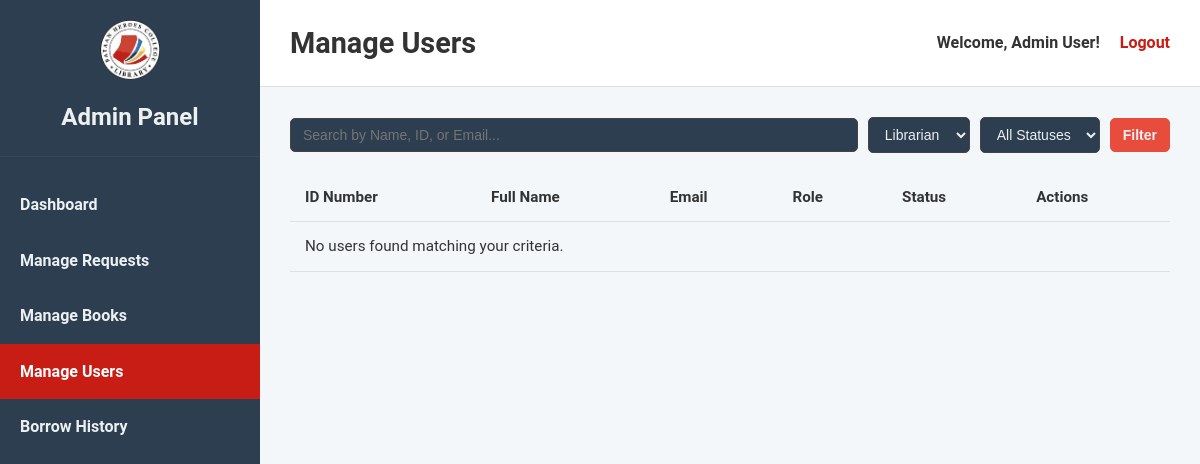
Page /frontend/manage_users.php?role=librarian (signed in) on the earlier database version.
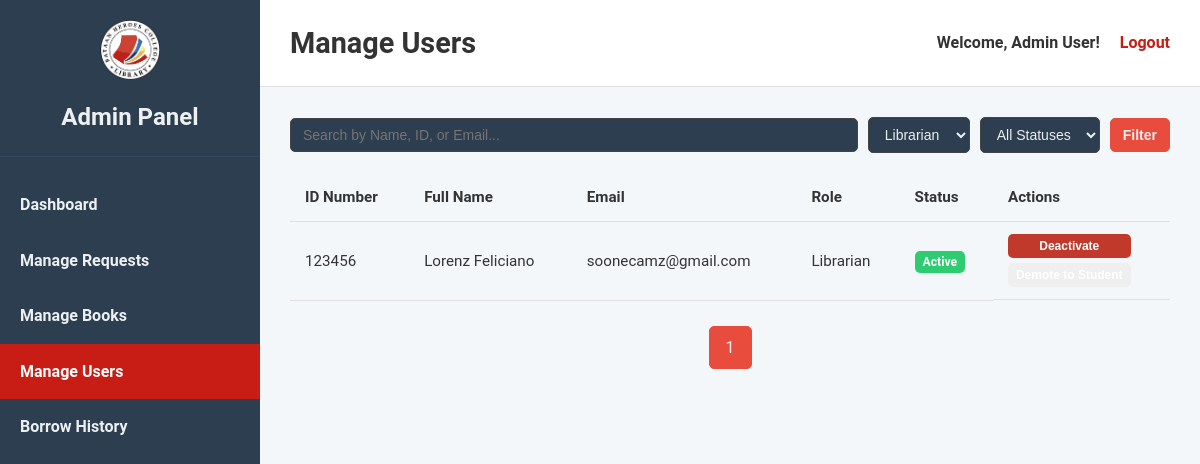
Same page on the later database version.
### tables this page shows
CREATE TABLE `users` (
  `id_number` int(11) NOT NULL,
  `fullname` varchar(255) NOT NULL,
  `program_and_year` varchar(100) DEFAULT NULL,
  `email` varchar(255) NOT NULL,
  `password` varchar(255) NOT NULL,
  `user_id` int(11) NOT NULL,
  `role` enum('student','librarian','admin') NOT NULL DEFAULT 'student',
  `status` varchar(50) NOT NULL DEFAULT 'Active',
  `otp_code` varchar(6) DEFAULT NULL,
  `otp_expiry` datetime DEFAULT NULL
);

### frontend/manage_users.php (the view, shortened to what this page needs)
<?php
include '../backend/db_connect.php';
$search_term = $_GET['search'] ?? '';
$filter_role = $_GET['role'] ?? 'all';
$filter_status = $_GET['status'] ?? 'all';
$page = isset($_GET['page']) && is_numeric($_GET['page']) ? (int)$_GET['page'] : 1;
$results_per_page = 15;
$offset = ($page - 1) * $results_per_page;
$base_query = "FROM users";
$conditions = [];
$params = [];
$types = '';
$conditions[] = "user_id != ?";
$params[] = $_SESSION['user_id'];
$types .= 'i';
if ($filter_role !== 'all') {
    $conditions[] = "role = ?";
    $params[] = $filter_role;
    $types .= 's';
}
$where_clause = !empty($conditions) ? " WHERE " . implode(" AND ", $conditions) : "";
$count_sql = "SELECT COUNT(*) $base_query $where_clause";
$stmt_count = $conn->prepare($count_sql);
if (!empty($params)) { $stmt_count->bind_param($types, ...$params); }
$stmt_count->execute();
$total_results = $stmt_count->get_result()->fetch_row()[0];
$total_pages = ceil($total_results / $results_per_page);
$data_sql = "SELECT user_id, id_number, fullname, email, role, status $base_query $where_clause ORDER BY fullname ASC LIMIT ? OFFSET ?";
$stmt_data = $conn->prepare($data_sql);
$params_with_pagination = $params;
$params_with_pagination[] = $results_per_page;
$params_with_pagination[] = $offset;
$types_with_pagination = $types . 'ii';
$stmt_data->bind_param($types_with_pagination, ...$params_with_pagination);
$stmt_data->execute();
$all_users = $stmt_data->get_result();
$welcome_message = "Welcome, " . htmlspecialchars($_SESSION['fullname']) . "!";
?>
<!DOCTYPE html>
<html lang="en">
<head>
    <link rel="stylesheet" href="admin_styles.css">
</head>
<body>
    <div class="admin-container">
        <aside class="sidebar">
            <div class="sidebar-header">
                <img src="LIBRARY_LOGO.png" alt="Logo" class="sidebar-logo">
                <h2>Admin Panel</h2>
            </div>
            <nav class="sidebar-nav">
                <ul>
                    <li><a href="admin_dashboard.php">Dashboard</a></li>
                    <li><a href="manage_requests.php">Manage Requests</a></li>
                    <li><a href="manage_books.php">Manage Books</a></li>
                    <li><a href="manage_users.php" class="active">Manage Users</a></li>
                    <li><a href="borrow_history.php">Borrow History</a></li>
                </ul>
            </nav>
        </aside>
        <div class="main-wrapper">
            <header class="main-header">
                <h1>Manage Users</h1>
                <div class="user-info">
                    <span><?php echo $welcome_message; ?></span>
                    <a href="../backend/logout.php">Logout</a>
                </div>
            </header>
            <main class="main-content">
                <section class="filter-section">
                    <form action="manage_users.php" method="GET" class="filter-form">
                        <input type="text" name="search" placeholder="Search by Name, ID, or Email..." value="<?php echo htmlspecialchars($search_term); ?>">
                        <select name="role">
                            <option value="librarian" <?php if ($filter_role == 'librarian') echo 'selected'; ?>>Librarian</option>
                        </select>
                        <select name="status">
                            <option value="all" <?php if ($filter_status == 'all') echo 'selected'; ?>>All Statuses</option>
                        </select>
                        <button type="submit">Filter</button>
                    </form>
                </section>
                <section class="request-section">
                    <div class="table-container">
                        <table>
                            <thead>
                                <tr>
                                    <th>ID Number</th>
                                    <th>Full Name</th>
                                    <th>Email</th>
                                    <th>Role</th>
                                    <th>Status</th>
                                    <th>Actions</th>
                                </tr>
                            </thead>
                            <tbody>
                                <?php if ($all_users->num_rows > 0): ?>
                                    <?php while($user = $all_users->fetch_assoc()): ?>
                                        <tr>
                                            <td><?php echo htmlspecialchars($user['id_number']); ?></td>
                                            <td><?php echo htmlspecialchars($user['fullname']); ?></td>
                                            <td><?php echo htmlspecialchars($user['email']); ?></td>
                                            <td><span class="role-tag"><?php echo htmlspecialchars($user['role']); ?></span></td>
                                            <td><span class="status-tag status-<?php echo strtolower($user['status']); ?>"><?php echo htmlspecialchars($user['status']); ?></span></td>
                                            <td class="action-buttons">
                                                <form action="../backend/update_user_status.php" method="POST">
                                                    <?php if ($user['status'] == 'Active'): ?>
                                                        <button type="submit" name="action" value="deactivate" class="reject-btn">Deactivate</button>
                                                    <?php else: ?>
                                                        <button type="submit" name="action" value="activate" class="approve-btn">Activate</button>
                                                    <?php endif; ?>
                                                    <?php if ($user['role'] == 'student'): ?>
                                                        <button type="submit" name="action" value="promote" class="pickup-btn">Promote to Librarian</button>
                                                    <?php else: ?>
                                                        <button type="submit" name="action" value="demote" class="return-btn">Demote to Student</button>
                                                    <?php endif; ?>
                                                </form>
                                            </td>
                                        </tr>
                                    <?php endwhile; ?>
                                <?php else: ?>
                                    <tr><td colspan="6">No users found matching your criteria.</td></tr>
                                <?php endif; ?>
                            </tbody>
                        </table>
                    </div>
                    <div class="pagination">
                        <?php $query_params = ['search' => $search_term, 'role' => $filter_role, 'status' => $filter_status]; ?>
                        <?php for ($i = 1; $i <= $total_pages; $i++): ?><a href="?page=<?php echo $i; ?>&<?php echo http_build_query($query_params); ?>" class="<?php if ($i == $page) echo 'active'; ?>"><?php echo $i; ?></a><?php endfor; ?>
                    </div>
                </section>
            </main>
        </div>
    </div>
</body>
</html>

### frontend/admin_styles.css (style rules this page uses)
* { box-sizing: border-box; margin: 0; padding: 0; }
body { font-family: "Roboto", sans-serif; line-height: 1.6; background-color: #f4f7fa; color: #333; }
.admin-container { display: flex; min-height: 100vh; }
.sidebar { width: 260px; background-color: #2c3e50; color: #ecf0f1; display: flex; flex-direction: column; flex-shrink: 0; }
.sidebar-header { padding: 20px; text-align: center; border-bottom: 1px solid #34495e; }
.sidebar-logo { max-width: 60px; margin-bottom: 10px; }
.sidebar-nav ul { list-style: none; padding: 20px 0; }
.sidebar-nav ul li a { display: block; color: #ecf0f1; text-decoration: none; padding: 15px 20px; font-weight: bold; transition: background-color 0.3s, padding-left 0.3s; }
.sidebar-nav ul li a.active { background-color: #c81d14; color: #fff; }
.main-wrapper { flex: 1; display: flex; flex-direction: column; }
.main-header { background-color: #ffffff; padding: 20px 30px; border-bottom: 1px solid #e0e0e0; display: flex; justify-content: space-between; align-items: center; }
.main-header h1 { font-size: 1.8rem; }
.user-info { display: flex; align-items: center; gap: 20px; }
.user-info span { font-weight: bold; }
.user-info a { color: #c81d14; text-decoration: none; font-weight: bold; transition: color 0.3s; }
.main-content { padding: 30px; flex-grow: 1; }
.table-container { overflow-x: auto; }
table { width: 100%; border-collapse: collapse; font-size: 0.95rem; }
table thead { background-color: #f4f7fa; }
table th, table td { padding: 12px 15px; text-align: left; border-bottom: 1px solid #e0e0e0; }
.action-buttons { display: flex; gap: 10px; }
.action-buttons button { border: none; padding: 8px 12px; border-radius: 5px; cursor: pointer; font-weight: bold; color: white; transition: opacity 0.3s; }
.reject-btn { background-color: #c0392b; }

### frontend/manage_users.php (style rules this page uses)
.filter-form { display: flex; gap: 10px; align-items: center; margin-bottom: 20px; }
.filter-form input[type="text"], .filter-form select, .filter-form button { padding: 8px 12px; border-radius: 5px; border: 1px solid #444; background-color: #2c3e50; color: #ecf0f1; font-size: 14px; }
.filter-form input[type="text"] { flex-grow: 1; }
.filter-form button { background-color: #e74c3c; border-color: #e74c3c; cursor: pointer; font-weight: bold; transition: background-color 0.2s; }
.pagination { margin-top: 25px; text-align: center; }
.pagination a { display: inline-block; color: #ecf0f1; padding: 8px 16px; text-decoration: none; border: 1px solid #444; margin: 0 4px; border-radius: 5px; transition: background-color 0.2s; }
.pagination a:hover, .pagination a.active { background-color: #e74c3c; border-color: #e74c3c; }
.status-tag { padding: 4px 8px; border-radius: 5px; color: #fff; font-weight: bold; font-size: 0.8em; text-align: center; }
.status-active { background-color: #2ecc71; }
.role-tag { text-transform: capitalize; }
.action-buttons form { display: flex; flex-direction: column; gap: 5px; }
.action-buttons button { width: 100%; font-size: 12px; padding: 5px 8px; }

Differences in the rows shown:
now on this page (row edited): users: id_number "123456", fullname "Lorenz Feliciano", email "soonecamz@gmail.com", role "Librarian", status "Active", shows "Deactivate"
Other differences:
new list line: "1"
text no longer shown: "No users found matching your criteria."
